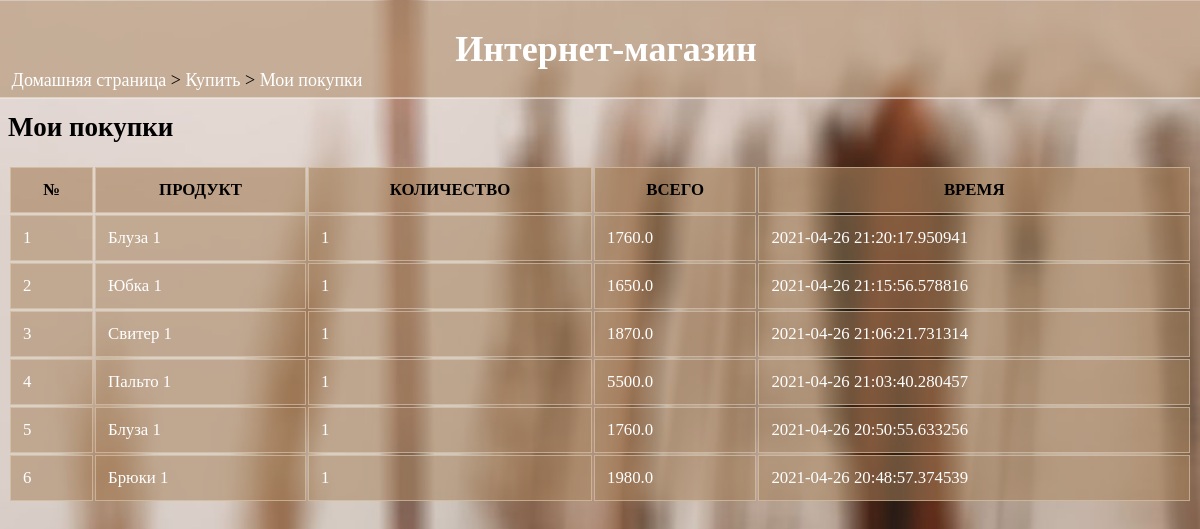
Page /buy/purchases/ (signed in) on the committed database.
### data/orders.py (models this page shows)
class Order(SqlAlchemyBase):
    __tablename__ = 'orders'
    orderID = sqlalchemy.Column(sqlalchemy.Integer, primary_key=True, autoincrement=True)
    custID = sqlalchemy.Column(sqlalchemy.Integer, sqlalchemy.ForeignKey("users.custID"))
    prodID = sqlalchemy.Column(sqlalchemy.Integer, sqlalchemy.ForeignKey("product.prodID"))
    quantity = sqlalchemy.Column(sqlalchemy.Integer)
    date = sqlalchemy.Column(sqlalchemy.DateTime, default=datetime.datetime.now)
    cost_price = sqlalchemy.Column(sqlalchemy.Float)
    sell_price = sqlalchemy.Column(sqlalchemy.Float)
    status = sqlalchemy.Column(sqlalchemy.Integer)

### data/product.py (models this page shows)
class Product(SqlAlchemyBase, UserMixin):
    __tablename__ = 'product'
    prodID = sqlalchemy.Column(sqlalchemy.Integer, primary_key=True, autoincrement=True)
    name = sqlalchemy.Column(sqlalchemy.String)
    quantity = sqlalchemy.Column(sqlalchemy.Integer)
    category = sqlalchemy.Column(sqlalchemy.String)
    cost_price = sqlalchemy.Column(sqlalchemy.Float)
    sell_price = sqlalchemy.Column(sqlalchemy.Float)
    description = sqlalchemy.Column(sqlalchemy.String)
    sellID = sqlalchemy.Column(sqlalchemy.Integer, sqlalchemy.ForeignKey("sellers.sellID"))

### shop.py (the view)
@app.route("/buy/purchases/")
def my_purchases():
    if 'userid' not in session:
        return redirect(url_for('home'))
    if session['type'] == "Seller":
        abort(403)
    res = customer_purchases(session['userid'])
    return render_template('my_purchases.html', purchases=res)

### data/db_session.py (called while the page is built)
def create_session() -> Session:
    global __factory
    return __factory()

### shop.py (called while the page is built)
def customer_purchases(custID):
    res = []
    db_sess = db_session.create_session()
    o = db_sess.query(Order.prodID, Product.name, Order.quantity, Order.sell_price,
                      Order.date).filter(Order.prodID == Product.prodID, Order.custID == custID,
                                    Order.status == 'RECIEVED').order_by(Order.date.desc()).all()
    if len(o) != 0:
        for i in o:
            res.append(i)
        print(res)
        return res
    else:
        res = ''
        return res

### templates/my_purchases.html (shortened to what this page needs)
<html>
<head>
  <link rel="stylesheet" href="{{url_for('static', filename='main.css')}}">
</head>
<body>
  <div class="sticky">
    <h1>Интернет-магазин</h1>
  </div>
  <div class="nav">
    <p><a href="/">Домашняя страница</a> > <a href="/buy">Купить</a> > <a href="">Мои покупки</a></p>
  </div>
  <h2>Мои покупки</h2>
  {% if purchases|length==0 %}
  <p>Вы ещё не делали покупок</p>
  {% else %}
  <table>
    <tr>
      <th>№</th><th>ПРОДУКТ</th><th>КОЛИЧЕСТВО</th><th>ВСЕГО</th><th>ВРЕМЯ</th>
    </tr>
    {% set cnt={'val':1} %}
    {% for i in purchases %}
    <tr>
      <td>{{cnt['val']}}</td><td><a href="/viewproduct/{{i[0]}}">{{i[1]}}</a></td><td>{{i[2]}}</td>
      <td>{{i[3]}}</td><td>{{i[4]}}</td>
    </tr>
    {% endfor %}
  </table>
  {% endif %}
</body>
</html>

### static/main.css (style rules this page uses)
div.sticky { position: -webkit-sticky; position: sticky; top: 0.2px; margin: -0.7vw; background-color: rgba(167, 130, 93, 0.5); color: white; padding: 0.3vw; font-size: 1.5vw; text-align: center; border-bottom: 1px solid white; font-family: 'Times New Roman'; }
div.sticky h1 { padding-left:1vw; }
body { font-family:'Times New Roman'; font-size: 1.5vw; background-image: url('background2.jpg'); background-size: cover; background-repeat: no-repeat; background-attachment: fixed; color: black; max-width: 100%; overflow-x: hidden; }
div.nav { position: fixed; display: block; top: 5vw; margin:-0.7vw; padding-left:1vw; border:none; overflow: hidden; }
div.nav a { text-decoration: none; color: white; }
table { width: 100%; font-size: 1.4vw; }
th { border: 1px solid rgba(224, 207, 177, 0.589); padding: 1vw; text-align: center; background-color: rgba(167, 130, 93, 0.616); color: black; }
td { border: 1px solid rgba(224, 207, 177, 0.589); padding:1vw; text-align: left; background-color: rgba(167, 130, 93, 0.521); color: white; word-wrap: break-word; }
td a { text-decoration: none; color: white; }
a { text-decoration: none; color: white; }

### rows in the picture
Order: val "1", name "Блуза 1", quantity "1", sell_price "1760.0", date "2021-04-26 21:20:17.950941"
Order: val "2", name "Юбка 1", quantity "1", sell_price "1650.0", date "2021-04-26 21:15:56.578816"
Order: val "3", name "Свитер 1", quantity "1", sell_price "1870.0", date "2021-04-26 21:06:21.731314"
Order: val "4", name "Пальто 1", quantity "1", sell_price "5500.0", date "2021-04-26 21:03:40.280457"
Order: val "5", name "Блуза 1", quantity "1", sell_price "1760.0", date "2021-04-26 20:50:55.633256"
Order: val "6", name "Брюки 1", quantity "1", sell_price "1980.0", date "2021-04-26 20:48:57.374539"
